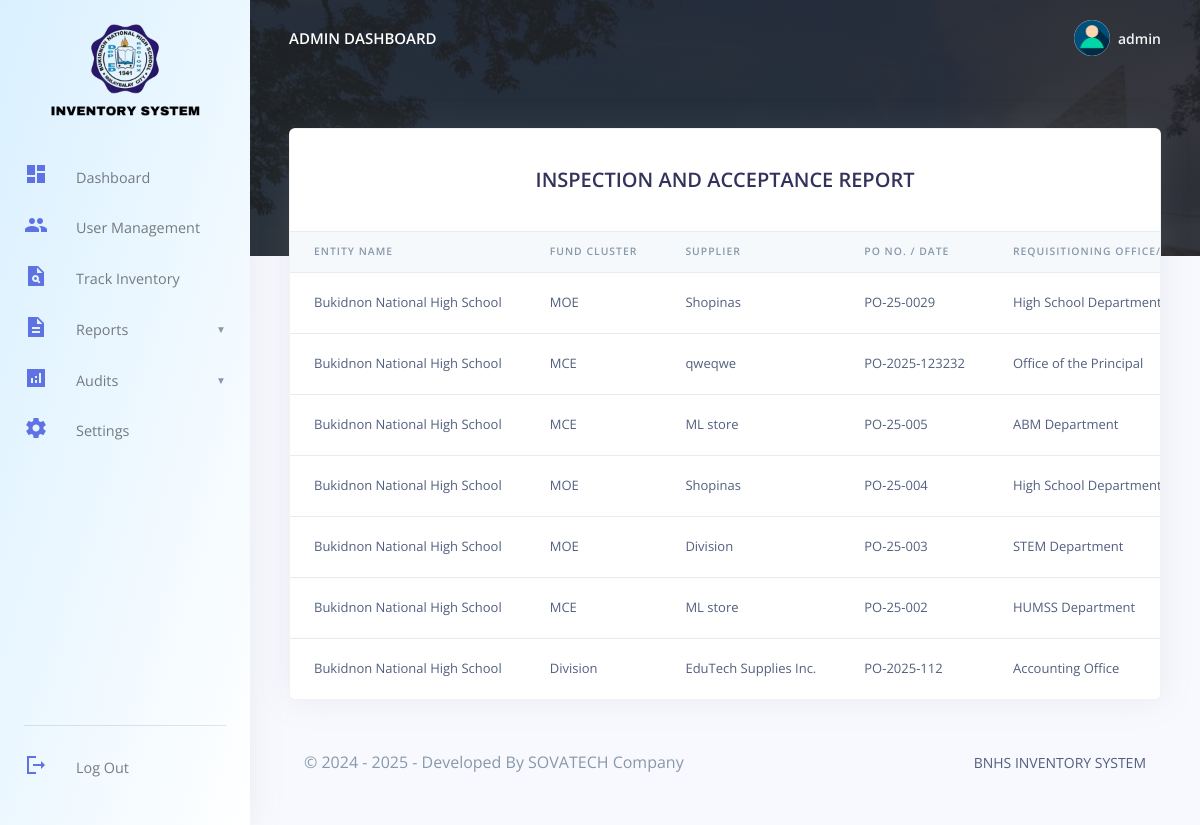
/BNHS/admin/display_iar.php (signed in), run on the app's committed database.
### tables this page shows
CREATE TABLE `bnhs_admin` (
  `admin_id` varchar(15) NOT NULL,
  `admin_name` varchar(255) DEFAULT NULL,
  `admin_email` varchar(255) DEFAULT NULL,
  `admin_password` varchar(255) DEFAULT NULL,
  `created_at` timestamp(6) NULL DEFAULT NULL ON UPDATE current_timestamp(6),
  `resetcode` int(6) DEFAULT NULL
);

CREATE TABLE `inspection_acceptance_reports` (
  `iar_id` int(11) NOT NULL,
  `entity_id` int(11) NOT NULL,
  `supplier_id` int(11) NOT NULL,
  `iar_no` varchar(50) NOT NULL,
  `po_no_date` varchar(100) DEFAULT NULL,
  `req_office` varchar(100) DEFAULT NULL,
  `responsibility_center` varchar(100) DEFAULT NULL,
  `iar_date` date NOT NULL,
  `invoice_no_date` varchar(100) DEFAULT NULL,
  `receiver_name` varchar(100) NOT NULL,
  `teacher_id` varchar(50) DEFAULT NULL,
  `position` varchar(100) DEFAULT NULL,
  `date_inspected` date DEFAULT NULL,
  `inspectors` text DEFAULT NULL,
  `barangay_councilor` varchar(100) DEFAULT NULL,
  `pta_observer` varchar(100) DEFAULT NULL,
  `date_received` date DEFAULT NULL,
  `property_custodian` varchar(100) DEFAULT NULL,
  `created_at` timestamp NOT NULL DEFAULT current_timestamp(),
  `updated_at` timestamp NOT NULL DEFAULT current_timestamp() ON UPDATE current_timestamp()
);

CREATE TABLE `entities` (
  `entity_id` int(11) NOT NULL,
  `entity_name` varchar(100) NOT NULL,
  `fund_cluster` varchar(50) NOT NULL,
  `created_at` timestamp NOT NULL DEFAULT current_timestamp(),
  `updated_at` timestamp NOT NULL DEFAULT current_timestamp() ON UPDATE current_timestamp()
);

CREATE TABLE `suppliers` (
  `supplier_id` int(11) NOT NULL,
  `supplier_name` varchar(100) NOT NULL,
  `created_at` timestamp NOT NULL DEFAULT current_timestamp(),
  `updated_at` timestamp NOT NULL DEFAULT current_timestamp() ON UPDATE current_timestamp()
);

### BNHS/admin/display_iar.php (the view, shortened to what this page needs)
<?php
include('config/config.php');
require_once('partials/_head.php');
?>
<body>
  <?php require_once('partials/_sidebar.php'); ?>
  <div class="main-content">
    <?php require_once('partials/_topnav.php'); ?>
    <div class="container-fluid mt--8">
      <div class="row">
        <div class="col">
          <div class="card shadow">
            <div class="card-header border-0">
              <div class="col">
                <h2 class="text-center mb-3 pt-3 text-uppercase">Inspection and Acceptance Report</h2>
              </div>
            </div>
            <div class="table-responsive">
              <table class="table align-items-center table-flush">
                <thead class="thead-light">
                  <tr>
                    <th scope="col">Entity Name</th>
                    <th scope="col">Fund Cluster</th>
                    <th scope="col">Supplier</th>
                    <th scope="col">PO No. / Date</th>
                    <th scope="col">Requisitioning Office/Dept.</th>
                  </tr>
                </thead>
                <tbody>
                  <?php
                  $ret = "SELECT
                    iar.iar_id,
                    iar.entity_id,
                    iar.supplier_id,
                    iar.po_no_date,
                    iar.req_office,
                    iar.responsibility_center,
                    iar.iar_no,
                    iar.iar_date,
                    iar.invoice_no_date,
                    iar.receiver_name,
                    iar.teacher_id,
                    iar.position,
                    iar.date_inspected,
                    iar.inspectors,
                    iar.barangay_councilor,
                    iar.pta_observer,
                    iar.date_received,
                    iar.property_custodian,
                    e.entity_name,
                    e.fund_cluster,
                    s.supplier_name as supplier
                  FROM inspection_acceptance_reports iar
                  JOIN entities e ON iar.entity_id = e.entity_id
                  JOIN suppliers s ON iar.supplier_id = s.supplier_id
                  GROUP BY iar.iar_no
                  ORDER BY iar.created_at DESC";
                  $stmt = $mysqli->prepare($ret);
                  $stmt->execute();
                  $res = $stmt->get_result();
                  while ($iar = $res->fetch_object()) {
                    ?>
                    <tr>
                      <td><?php echo htmlspecialchars($iar->entity_name); ?></td>
                      <td><?php echo htmlspecialchars($iar->fund_cluster); ?></td>
                      <td><?php echo htmlspecialchars($iar->supplier); ?></td>
                      <td><?php echo htmlspecialchars($iar->po_no_date); ?></td>
                      <td><?php echo htmlspecialchars($iar->req_office); ?></td>
                    </tr>
                  <?php } ?>
                </tbody>
              </table>
            </div>
          </div>
        </div>
      </div>
      <?php require_once('partials/_mainfooter.php'); ?>
    </div>
  </div>
</body>
</html>

### BNHS/admin/partials/_sidebar.php (shortened to what this page needs)
<?php
$admin_id = $_SESSION['admin_id'];
$ret = "SELECT * FROM   bnhs_admin  WHERE admin_id = '$admin_id'";
$stmt = $mysqli->prepare($ret);
$stmt->execute();
$res = $stmt->get_result();
while ($admin = $res->fetch_object()) {
  ?>
  <nav class="navbar navbar-vertical fixed-left navbar-expand-md navbar-light" id="sidenav-main" style="background: linear-gradient(to bottom right, #d9f0ff, #ffffff);">
  <div class="container-fluid">
      <a class="pt-1 nav-logo-container" href="dashboard.php">
        <img src="assets/img/theme/logos.png" class="nav-logo" alt="...">
      </a>
      <div class="collapse navbar-collapse" id="sidenav-collapse-main">
        <ul class="navbar-nav">
          <li class="nav-item">
            <a class="nav-link" href="dashboard.php">
              <i><span class="material-icons-sharp text-primary">dashboard</span></i> Dashboard
            </a>
          </li>
          <li class="nav-item">
            <a class="nav-link" href="user_management.php">
              <i><span class="material-icons-sharp text-primary">group</span></i> User Management
            </a>
          </li>
          <li class="nav-item">
            <a class="nav-link" href="track_inventory.php">
              <i><span class="material-icons-sharp text-primary">plagiarism</span></i> Track Inventory
            </a>
          </li>
          <li class="nav-item">
            <a class="nav-link " href="#reportsSubmenu" data-toggle="collapse" aria-expanded="false">
              <i><span class="material-icons-sharp text-primary">description</span></i> Reports
            </a>
          </li>
          <li class="nav-item">
            <a class="nav-link" href="#AuditsSubmenu" data-toggle="collapse" aria-expanded="false">
              <i><span class="material-icons-sharp text-primary">analytics</span></i> Audits
            </a>
          </li>
          <li class="nav-item">
            <a class="nav-link" href="change_profile.php">
              <i><span class="material-icons-sharp text-primary">settings</span></i> Settings
            </a>
          </li>
        </ul>
        <div class="sidebar-footer mt-auto">
          <hr class="my-3">
          <ul class="navbar-nav mb-md-3">
            <li class="nav-item">
              <a class="nav-link" href="logout.php" id="logoutBtn">
                <i><span class="material-icons-sharp text-primary">logout</span></i> Log Out
              </a>
            </li>
          </ul>
        </div>
      </div>
    </div>
  </nav>
<?php } ?>

### BNHS/admin/partials/_topnav.php (shortened to what this page needs)
<?php
$admin_id = $_SESSION['admin_id'];
$ret = "SELECT * FROM  bnhs_admin  WHERE admin_id = '$admin_id'";
$stmt = $mysqli->prepare($ret);
$stmt->execute();
$res = $stmt->get_result();
while ($admin = $res->fetch_object()) {
    ?>
    <nav class="navbar navbar-top navbar-expand-md navbar-dark" id="navbar-main">
        <div class="container-fluid">
            <a class="h4 mb-0 text-white text-uppercase d-none d-lg-inline-block"
                href="dashboard.php"><?php echo $admin->admin_name; ?> Dashboard</a>
            <ul class="navbar-nav align-items-center d-none d-md-flex">
                <li class="nav-item dropdown">
                    <a class="nav-link pr-0" href="#" role="button" data-toggle="dropdown" aria-haspopup="true"
                        aria-expanded="false">
                        <div class="media align-items-center">
                            <span class="avatar avatar-sm rounded-circle">
                                <img alt="Image placeholder" src="assets/img/theme/user-a-min.png">
                            </span>
                            <div class="media-body ml-2 d-none d-lg-block">
                                <span class="mb-0 text-sm  font-weight-bold "><?php echo $admin->admin_name; ?></span>
                            </div>
                        </div>
                    </a>
                </li>
            </ul>
        </div>
    </nav>
<?php } ?>

### BNHS/admin/partials/_head.php (style rules this page uses)
.navbar-nav .nav-link { display: flex; color: var(--color-info-dark); gap: 1rem; align-items: center; position: relative; }
.nav-logo { object-fit: cover; object-position: center; height: 100px; }
.nav-logo-container { display: flex; justify-content: center; align-items: center; }

### BNHS/admin/partials/_sidebar.php (style rules this page uses)
.nav-link[data-toggle="collapse"]::after { content: "▼" !important; font-size: 10px; color: #5f73e4; margin-left: 6px; }

### data on the page
bnhs_admin: admin_name "ADMIN", admin_name "admin"
inspection_acceptance_reports: entity.entity_name "Bukidnon National High School", entity.fund_cluster "MOE", supplier.supplier_name "Shopinas", po_no_date "PO-25-0029", req_office "High School…"
inspection_acceptance_reports: entity.entity_name "Bukidnon National High School", entity.fund_cluster "MCE", supplier.supplier_name "qweqwe", po_no_date "PO-2025-123232", req_office "Office of the Principal"
inspection_acceptance_reports: entity.entity_name "Bukidnon National High School", entity.fund_cluster "MCE", supplier.supplier_name "ML store", po_no_date "PO-25-005", req_office "ABM Department"
inspection_acceptance_reports: entity.entity_name "Bukidnon National High School", entity.fund_cluster "MOE", supplier.supplier_name "Shopinas", po_no_date "PO-25-004", req_office "High School…"
inspection_acceptance_reports: entity.entity_name "Bukidnon National High School", entity.fund_cluster "MOE", supplier.supplier_name "Division", po_no_date "PO-25-003", req_office "STEM Department"
inspection_acceptance_reports: entity.entity_name "Bukidnon National High School", entity.fund_cluster "MCE", supplier.supplier_name "ML store", po_no_date "PO-25-002", req_office "HUMSS Department"
inspection_acceptance_reports: entity.entity_name "Bukidnon National High School", entity.fund_cluster "Division", supplier.supplier_name "EduTech Supplies Inc.", po_no_date "PO-2025-112", req_office "Accounting Office"
